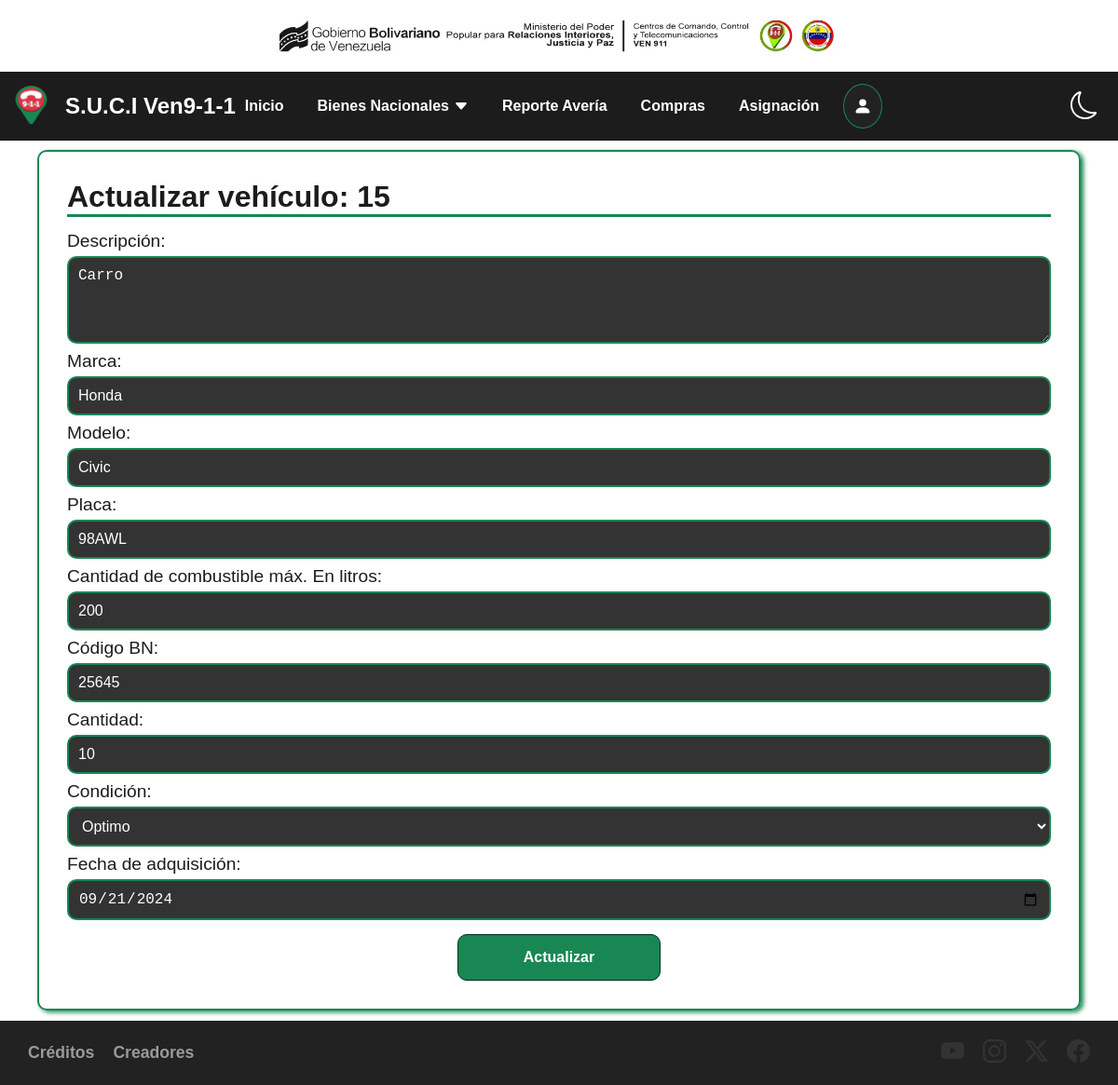
Page /bienes/vehiculo/15/ on the committed database.
### administracion/models.py (models this page shows, shortened)
class Articulo(models.Model):
    descripcion = models.TextField(max_length=255)
    marca = models.CharField(max_length=255, blank=True, null=True)
    modelo = models.CharField(max_length=255, blank=True, null=True)
    serial = models.CharField(max_length=255, blank=True, null=True)
    placa = models.CharField(max_length=255, blank=True, null=True)
    cantidad_combustible = models.IntegerField(blank=True, null=True)
    codigo_bn = models.CharField(max_length=255, blank=True, null=True)
    cantidad = models.IntegerField()
    tipo_articulo = models.ForeignKey(TipoArticulo, on_delete=models.CASCADE)
    condicion = models.ForeignKey(Condicion, on_delete=models.CASCADE)
    fecha_adq = models.DateField()
    asignado = models.BooleanField(default=False)
    user = models.ForeignKey(User, on_delete=models.CASCADE)
    created_at = models.DateTimeField(default=timezone.now)

### administracion/views.py (the view, shortened to what this page needs)
# urls.py: path('bienes/vehiculo/<int:vehiculo_id>/', views.update_vehiculo, name='update_vehiculo'),
def update_vehiculo(request, vehiculo_id):
    if request.method == 'GET':
        vehiculo = get_object_or_404(Articulo, pk=vehiculo_id)
        form = VehiculoForm(instance=vehiculo)
        return render(request, 'vehiculo/update_vehiculo.html', {
            'vehiculo': vehiculo,
            'form': form
        })

### administracion/forms.py
class VehiculoForm(forms.ModelForm):
    class Meta:
        model = Articulo
        fields = ['descripcion', 'marca', 'modelo', 'placa', 'cantidad_combustible', 'codigo_bn', 'cantidad', 'condicion', 'fecha_adq']
        labels = {
                    'descripcion': 'Descripción',
                    'marca': 'Marca',
                    'modelo': 'Modelo',
                    'placa': 'Placa',
                    'cantidad_combustible': 'Cantidad de combustible máx. En litros',
                    'codigo_bn': 'Código BN',
                    'cantidad': 'Cantidad',
                    'condicion': 'Condición',
                    'fecha_adq': 'Fecha de adquisición',
        }
        widgets = {
            'fecha_adq': forms.DateInput(format=('%Y-%m-%d'), attrs={'placeholder': 'Selecciona una fecha', 'type': 'date'}),
        }

### administracion/models.py (called while the page is built)
    def __str__(self):
        return self.nombre

### administracion/templates/vehiculo/update_vehiculo.html (shortened to what this page needs)
{% extends 'base.html' %}
{% block content %}
    <main class="content-form">
        <div>
            <form method="POST">
                <h1>Actualizar vehículo: {{ vehiculo.id }}</h1>
                <div class="form-control">
                    {{ form }}
                </div>
                <div class="div-button">
                    <button>
                        Actualizar
                    </button>
                </div>
            </form>
        </div>
    </main>
{% endblock %}

### administracion/static/css/main.css (style rules this page uses)
:root { --grid-unit: 1rem; --border-radius-base: 0.5rem; }
[data-theme="light"] { --color-bg: #ffffff; --color-fg: #1c1c1c; }
body { background-color: var(--color-bg); color: var(--color-fg); margin: 0; font-family: sans-serif; }

### rows in the picture
Articulo: id "15", descripcion "Carro", marca "Honda", modelo "Civic", placa "98AWL", cantidad_combustible "200", codigo_bn "25645", cantidad "10", condicion "Optimo", fecha_adq "09/21/2024"
